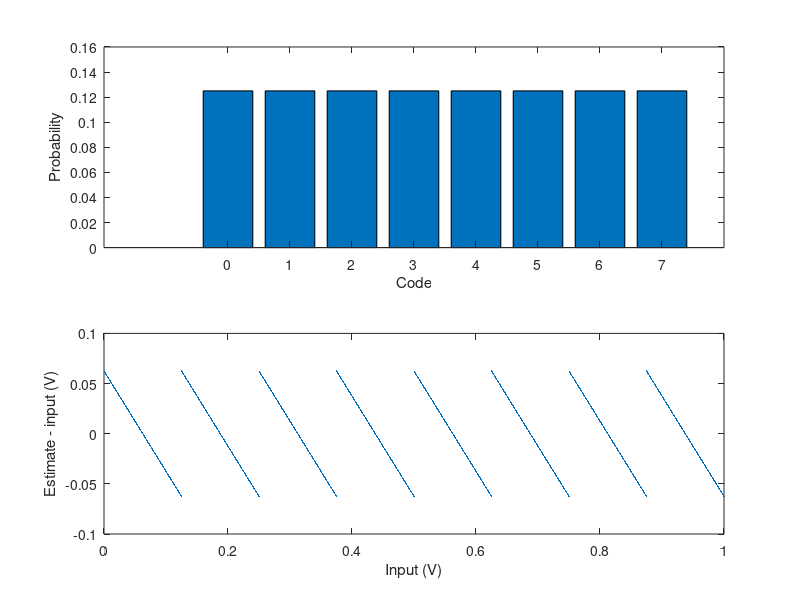
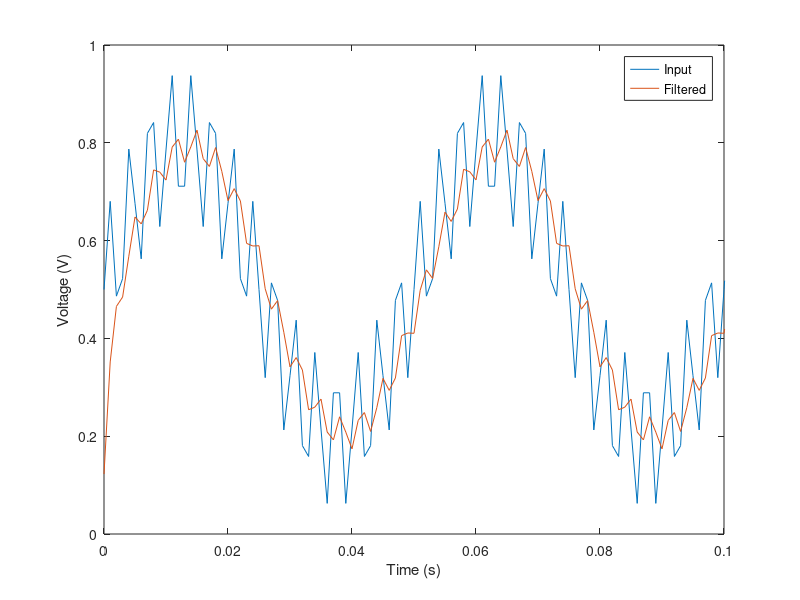

These charts were generated, in order, by the following MATLAB code:
% Three-bit midrise quantizer on [0,1] V.
xgrid = ((0:8191) + 0.5)/8192;
code = min(7,floor(8*xgrid));
estimate = (code + 0.5)/8;
errorV = estimate - xgrid;
counts = accumarray(code(:) + 1, 1, [8,1]);
assert(all(counts == 1024));
assert(max(abs(errorV)) <= 1/16);

figure;
subplot(2,1,1);
bar(0:7,counts/numel(code));
xlabel('Code'); ylabel('Probability');
subplot(2,1,2);
plot(xgrid,errorV,'.','MarkerSize',2);
xlabel('Input (V)'); ylabel('Estimate - input (V)');

% Filter a separate sampled test signal. Default filter state is zero.
fs = 1000;
fc = 100;
t = (0:999)/fs;
x = 0.5 + 0.30*sin(2*pi*20*t) + 0.15*sin(2*pi*300*t);
g = tan(pi*fc/fs);
b = [g, g]/(1+g);
a = [1, (g-1)/(g+1)];
y = filter(b,a,x);
figure;
plot(t,x,t,y);
xlim([0 0.1]); xlabel('Time (s)'); ylabel('Voltage (V)');
legend('Input','Filtered');
z = exp(-1i*2*pi*fc/fs);
assert(abs(abs((b(1)+b(2)*z)/(1+a(2)*z)) - 1/sqrt(2)) < 1e-12);
